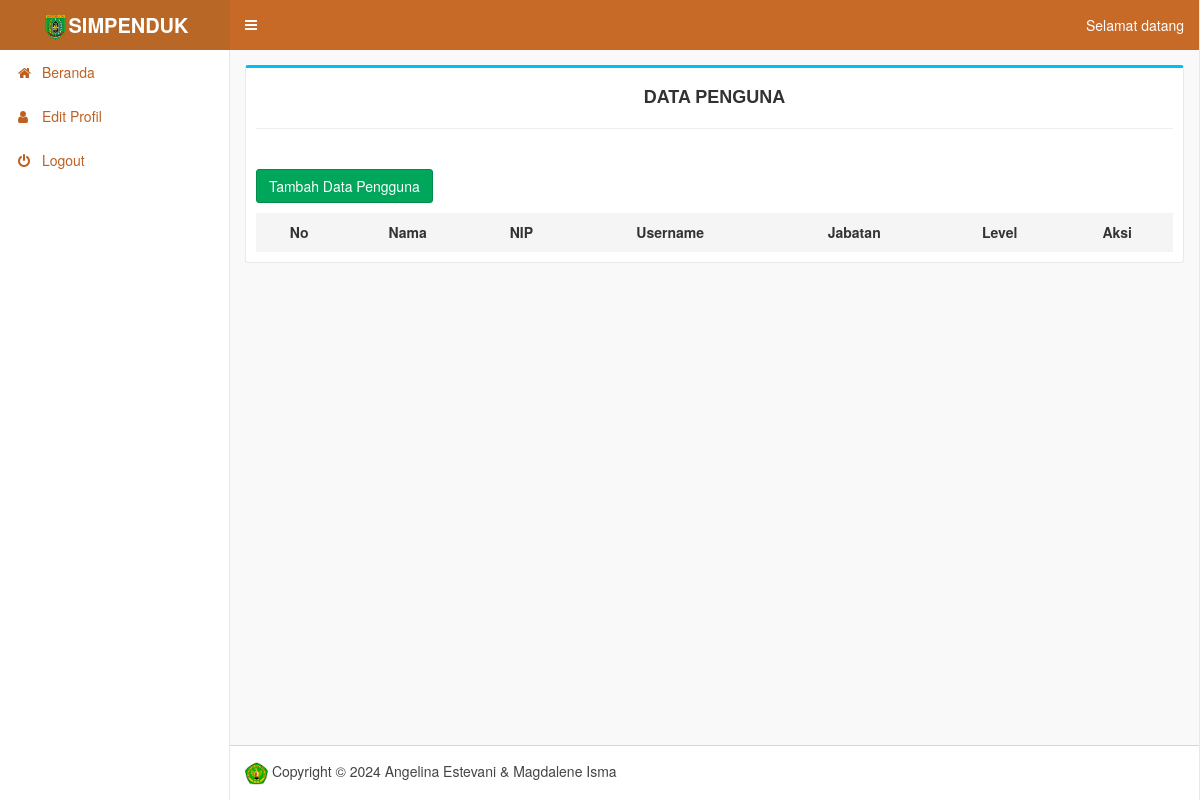
The app's page /index.php/pengguna, older data.
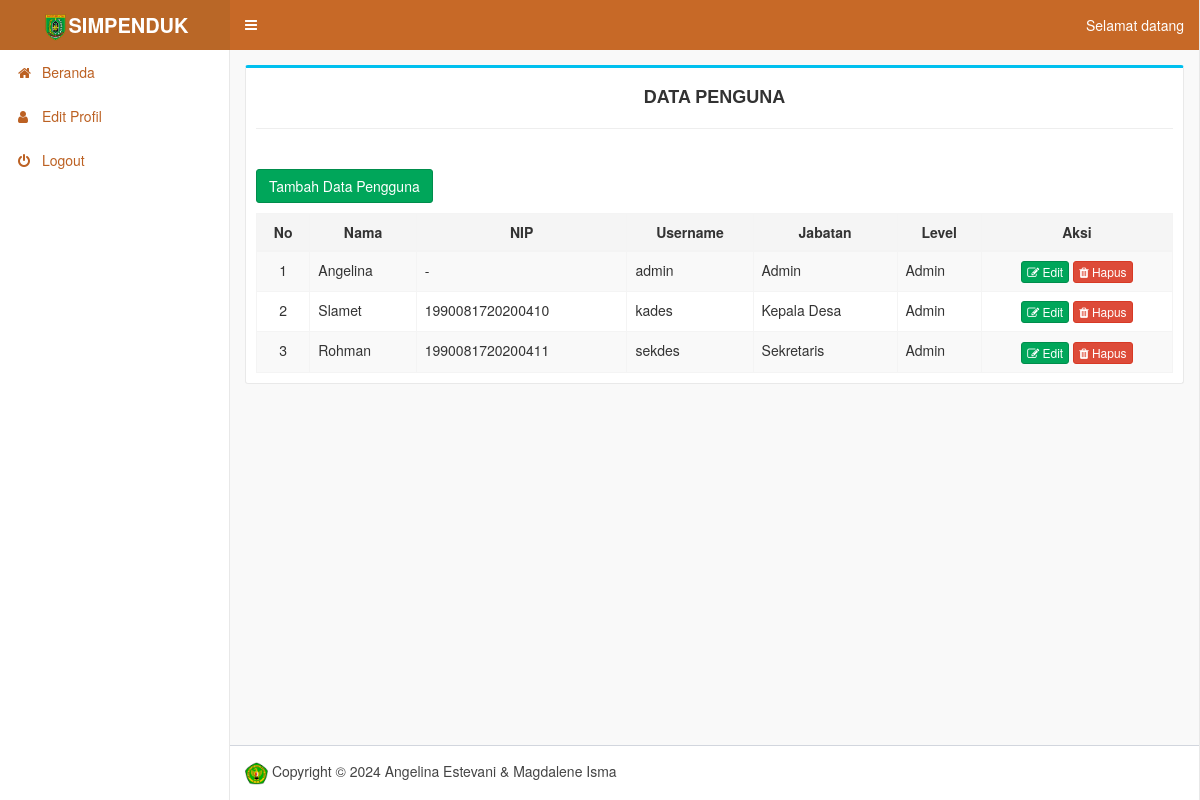
The same page, newer data.
### tables this page shows
CREATE TABLE `user` (
  `id` int(11) NOT NULL,
  `username` varchar(50) NOT NULL,
  `password` varchar(32) NOT NULL,
  `nama_petugas` varchar(50) NOT NULL,
  `level` enum('admin','pimpinan') NOT NULL,
  `nip` char(18) NOT NULL,
  `jabatan` varchar(100) NOT NULL
);

### application/controllers/Pengguna.php (called while the page is built, shortened)
<?php
class Pengguna extends CI_Controller
{
	public function __construct()
	{
		$this->load->model('m_user');
	}
	public function index()
	{
		$data['title'] = "Pengguna - Desa Penarukan";
		$data['pengguna'] = $this->m_user->tampil();
		$mutasi = $this->load->view('header', $data);
		$this->load->view('pengguna/tampil_pengguna');
		$this->load->view('footer');
	}
}

### index.php (called while the page is built, shortened)
<?php
require_once BASEPATH.'core/CodeIgniter.php';

### application/models/M_user.php (called while the page is built, shortened)
<?php
class M_user extends CI_Model {
	public function tampil() {
		return $this->db->get('user')->result();
	}
}

### application/views/pengguna/tampil_pengguna.php (the view, shortened to what this page needs)
<div class="content-wrapper">
    <section class="content">
        <div class="box box-info">
            <div class="box-header">
                <h4 style="text-align:center"><b>DATA PENGUNA</b></h4>
                <hr>
            </div>
            <div class="box-body table-responsive">
                <p>
                    <a href="<?php echo base_url('pengguna/tambah'); ?>" class="btn btn-success">Tambah Data
                        Pengguna</a>
                </p>
                <table id="data" class="table table-striped table-bordered" cellspacing="0" width="100%">
                    <thead>
                        <tr class="active">
                            <th style="text-align:center">No</th>
                            <th style="text-align:center">Nama</th>
                            <th style="text-align:center">NIP</th>
                            <th style="text-align:center">Username</th>
                            <th style="text-align:center">Jabatan</th>
                            <th style="text-align:center">Level</th>
                            <th style="text-align:center">Aksi</th>
                        </tr>
                    </thead>
                    <tbody>
                        <?php
            $no = 1;
            foreach ($pengguna as $pengguna) {
              ?>
                        <tr>
                            <td style="text-align:center"><?php echo $no; ?></td>
                            <td><?php echo $pengguna->nama_petugas; ?></td>
                            <td><?php echo $pengguna->nip; ?></td>
                            <td><?php echo $pengguna->username; ?></td>
                            <td><?php echo $pengguna->jabatan; ?></td>
                            <td><?php echo ($pengguna->level == 'kepaladesa') ? 'Kepala Desa' : (($pengguna->level == 'sekretaris') ? 'Sekretaris Desa' : 'Admin'); ?></td>
                            <td style="text-align:center">
                                <a href="<?php echo base_url('pengguna/edit/' . $pengguna->id); ?>"
                                    class="btn btn-success btn-xs"><i class="fa fa-edit"></i> Edit</a>
                                <a href="<?php echo base_url('pengguna/hapus/' . $pengguna->id); ?>"
                                    class="btn btn-danger btn-xs"><i class="fa fa-trash"></i> Hapus</a>
                            </td>
                        </tr>
                        <?php
              $no++;
            }
            ?>
                    </tbody>
                </table>
            </div>
    </section>
</div>

### application/views/header.php (shortened to what this page needs)
<!DOCTYPE html>
<html>
<head>
    <link rel="stylesheet" href="<?php echo base_url(); ?>assets/bootstrap/css/bootstrap.css">
    <link rel="stylesheet" href="<?php echo base_url(); ?>assets/datatables/css/jquery.dataTables.css">
    <link rel="stylesheet" href="<?php echo base_url(); ?>assets/font-awesome/css/font-awesome.css">
    <link rel="stylesheet" href="<?php echo base_url(); ?>assets/adminlte/css/adminlte.css">
    <link rel="stylesheet" href="<?php echo base_url(); ?>assets/skins/_all-skins.css">
    <link rel="stylesheet" href="<?php echo base_url(); ?>assets/datepicker/css/bootstrap-datepicker.css">
    <link rel="stylesheet" href="<?php echo base_url(); ?>assets/style.css">
    <link href="https://cdn.jsdelivr.net/npm/select2@4.0.12/dist/css/select2.min.css" rel="stylesheet" />
</head>
<body class="hold-transition skin-blue sidebar-mini">
    <div class="wrapper">
        <header class="main-header">
            <a href="<?php echo base_url('beranda'); ?>" class="logo">
                <span class="logo-lg"><img src="<?php echo base_url('assets/images/logo_barsel.png'); ?>" width="27"
                        alt="SIMPENDUK"><b>SIMPENDUK</b></span>
            </a>
            <nav class="navbar navbar-static-top">
                <a href="#" class="sidebar-toggle" data-toggle="push-menu" role="button">
                </a>
                <div class="navbar-custom-menu">
                    <ul class="nav navbar-nav">
                        <li>
                            <a href="#" class="dropdown-toggle" data-toggle="dropdown">
                                Selamat datang <?php echo $this->session->userdata('nama_petugas'); ?>
                            </a>
                        </li>
                    </ul>
                </div>
            </nav>
        </header>
        <aside class="main-sidebar">
            <section class="sidebar">
                <ul class="sidebar-menu" data-widget="tree">
                    <li><a href="<?php echo base_url('beranda'); ?>"><i class="fa fa-home"></i> <span>Beranda</span></a>
                    </li>
                <li><a href="<?php echo base_url('pengguna/edit/' . $this->session->userdata('id')); ?>"><i class="fa fa-user"
                                aria-hidden="true"></i> <span>Edit Profil</span></a>
                    </li>
                <li><a href="<?php echo base_url('logout'); ?>"><i class="fa fa-power-off"></i> <span>Logout</span></a>
                </li>
                </ul>
            </section>
        </aside>

### application/views/footer.php (shortened to what this page needs)
<footer class="main-footer">
    <img src="<?php echo base_url('assets/images/upr.png'); ?>" width="23">
    Copyright © <?php echo date('Y'); ?> Angelina Estevani & Magdalene Isma
</footer>
</div>
</body>
</html>

### assets/skins/_all-skins.css (style rules this page uses)
.skin-blue .main-header .navbar { background-color: #c76927; }
.skin-blue .main-header .navbar .nav > li > a { color: #ffffff; }
.skin-blue .main-header .navbar .sidebar-toggle { color: #ffffff; }
.skin-blue .main-header .navbar .sidebar-toggle { color: #fff; }
.skin-blue .main-header .logo { background-color: #b96727; color: #ffffff; border-bottom: 0 solid transparent; }
.skin-blue .wrapper, .skin-blue .main-sidebar, .skin-blue .left-side { background-color: #ffffff; border-right: 1px #e8e8e8 solid; }
.skin-blue .sidebar-menu > li > a { border-left: 3px solid transparent; }
.skin-blue .sidebar a { color: #bc6123; }

### assets/style.css (style rules this page uses)
.content-wrapper { background-color: #f9f9f9; }
.box { border-left: 1px #e9e9e9 solid; border-right: 1px #e9e9e9 solid; border-bottom: 1px #e9e9e9 solid; }
.box-header h4 { color: #323232; }

Row changes from the older to the newer data that the page shows:
added user: nama_petugas "Angelina", nip "-", username "admin", jabatan "Admin", level "Admin"
added user: nama_petugas "Slamet", nip "1990081720200410", username "kades", jabatan "Kepala Desa", level "Admin"
added user: nama_petugas "Rohman", nip "1990081720200411", username "sekdes", jabatan "Sekretaris", level "Admin"
